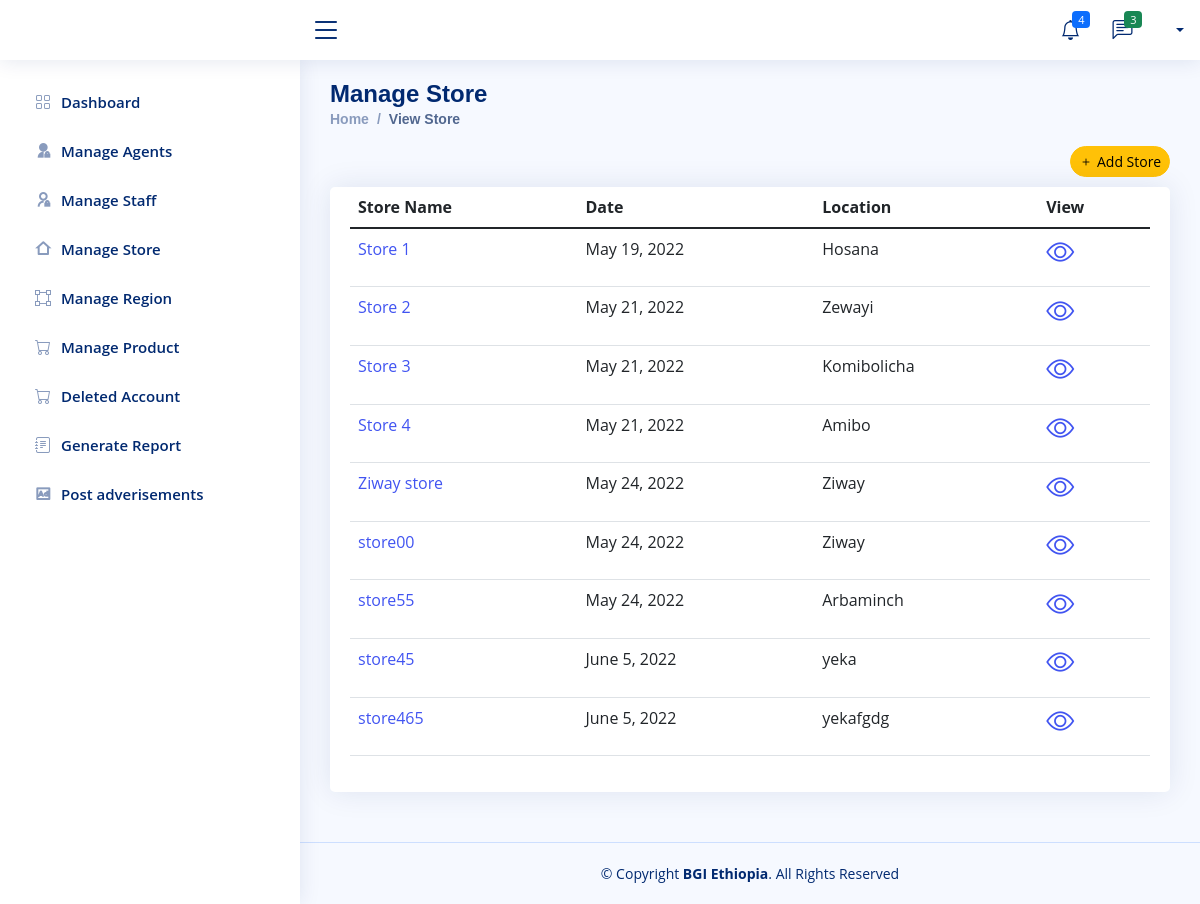
The page /BGI/view_store/ on the database its author committed.
### Company/models.py (models this page shows, shortened)
class Company_Store(models.Model):
    Store_Name = models.CharField(max_length=200, null=True, unique=True)
    Address = models.CharField(max_length=200, null=True)
    date_created = models.DateField(auto_now_add=True, null=True)

### Company/views.py (the view)
# urls.py: path('view_store/',views.view_store,name='view-store'),
def view_store(request):
    all_store = Company_Store.objects.all()
    manager = Company_Store_Manager.objects.all()
    context = {
        'all_store': all_store,
        'manager': manager
    }
    return render(request, 'Company/store/store-view.html', context)

### Templates/Company/store/store-view.html (shortened to what this page needs)
{% extends 'Company/company-base.html'%}
{% block content%}
  <main id="main" class="main">
    <div class="pagetitle">
      <h1>Manage Store</h1>
      <nav>
        <ol class="breadcrumb">
          <li class="breadcrumb-item"><a href="{% url 'admin-dashbord' %}">Home</a></li>
          <li class="breadcrumb-item active">View Store</li>
        </ol>
        <div class="text-end">
            <a href="{% url 'add-store-company' %}" class="item-end">
                <button type="button" class="btn btn-sm rounded-pill btn-warning"><i class="bi bi-plus me-1"></i>Add Store</button>
              </a>
        </div>
      </nav>
    </div>
    <section class="section">
        <div class="row">
          <div class="col-lg-12">
            <div class="card">
              <div class="card-body">
                <table class="table datatable">
                  <thead>
                    <tr>
                      <th scope="col">Store Name</th>
                      <th scope="col">Date</th>
                      <th scope="col">Location</th>
                      <th scope="col">View</th>
                    </tr>
                  </thead>
                  <tbody>
                 {% for store in all_store %}
                    <tr>
                      <td><a href="{% url 'store_detile' store.id %}">{{store.Store_Name}}</a></td>
                      <td>{{store.date_created}}</td>
                      <td>{{store.Address}}</td>
                      <td><a href="{% url 'store_detile' store.id %}">
                        <h3><i class="bi bi-eye"></i></h3>
                      </a></td>
                    </tr>
                {% endfor %}
                  </tbody>
                </table>
              </div>
            </div>
          </div>
        </div>
      </section>
  </main>
{% endblock %}

### static/assets/css/style.css (style rules this page uses)
:root { scroll-behavior: smooth; }
body { font-family: "Open Sans", sans-serif; background: #f6f9ff; color: #444444; }
a { color: #4154f1; text-decoration: none; }
h1, h2, h3, h4, h5, h6 { font-family: "Nunito", sans-serif; }
#main { margin-top: 60px; padding: 20px 30px; transition: all 0.3s; }
.pagetitle { margin-bottom: 10px; }
.pagetitle h1 { font-size: 24px; margin-bottom: 0; font-weight: 600; color: #012970; }
.card { margin-bottom: 30px; border: none; border-radius: 5px; box-shadow: 0px 0 30px rgba(1, 41, 112, 0.1); }
.card-body { padding: 0 20px 20px 20px; }
.breadcrumb { font-size: 14px; font-family: "Nunito", sans-serif; color: #899bbd; font-weight: 600; }
.breadcrumb a { color: #899bbd; transition: 0.3s; }
.breadcrumb .breadcrumb-item::before { color: #899bbd; }
.breadcrumb .active { color: #51678f; font-weight: 600; }
@media (min-width: 1200px) { #main, #footer { margin-left: 300px; } }

### rows shown on the page
Company_Store: Store_Name "Store 1", date_created "May 19, 2022", Address "Hosana"
Company_Store: Store_Name "Store 2", date_created "May 21, 2022", Address "Zewayi"
Company_Store: Store_Name "Store 3", date_created "May 21, 2022", Address "Komibolicha"
Company_Store: Store_Name "Store 4", date_created "May 21, 2022", Address "Amibo"
Company_Store: Store_Name "Ziway store", date_created "May 24, 2022", Address "Ziway"
Company_Store: Store_Name "store00", date_created "May 24, 2022", Address "Ziway"
Company_Store: Store_Name "store55", date_created "May 24, 2022", Address "Arbaminch"
Company_Store: Store_Name "store45", date_created "June 5, 2022", Address "yeka"
Company_Store: Store_Name "store465", date_created "June 5, 2022", Address "yekafgdg"
